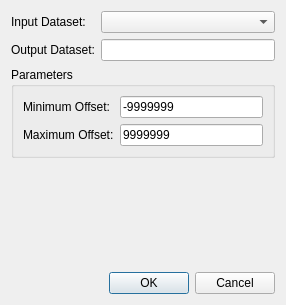
<?xml version="1.0" encoding="UTF-8"?>
<ui version="4.0">
 <class>OffsetStackDialog</class>
 <widget class="QDialog" name="OffsetStackDialog">
  <property name="geometry">
   <rect>
    <x>0</x>
    <y>0</y>
    <width>286</width>
    <height>305</height>
   </rect>
  </property>
  <property name="windowTitle">
   <string>Offset Stack</string>
  </property>
  <layout class="QVBoxLayout" name="verticalLayout">
   <item>
    <layout class="QGridLayout" name="gridLayout_2">
     <item row="0" column="0">
      <widget class="QLabel" name="label_7">
       <property name="text">
        <string>Input Dataset:</string>
       </property>
      </widget>
     </item>
     <item row="0" column="1">
      <widget class="QComboBox" name="cbInputDataset"/>
     </item>
     <item row="1" column="0">
      <widget class="QLabel" name="label_8">
       <property name="text">
        <string>Output Dataset:</string>
       </property>
      </widget>
     </item>
     <item row="1" column="1">
      <widget class="QLineEdit" name="leOutputDataset"/>
     </item>
    </layout>
   </item>
   <item>
    <widget class="QGroupBox" name="groupBox">
     <property name="title">
      <string>Parameters</string>
     </property>
     <layout class="QGridLayout" name="gridLayout">
      <item row="1" column="0">
       <widget class="QLabel" name="label">
        <property name="text">
         <string>Minimum Offset:</string>
        </property>
       </widget>
      </item>
      <item row="2" column="0">
       <widget class="QLabel" name="label_2">
        <property name="text">
         <string>Maximum Offset:</string>
        </property>
       </widget>
      </item>
      <item row="1" column="1">
       <widget class="QLineEdit" name="leMinOffset">
        <property name="text">
         <string>-9999999</string>
        </property>
       </widget>
      </item>
      <item row="2" column="1">
       <widget class="QLineEdit" name="leMaxOffset">
        <property name="text">
         <string>9999999</string>
        </property>
       </widget>
      </item>
     </layout>
    </widget>
   </item>
   <item>
    <spacer name="verticalSpacer">
     <property name="orientation">
      <enum>Qt::Vertical</enum>
     </property>
     <property name="sizeHint" stdset="0">
      <size>
       <width>20</width>
       <height>68</height>
      </size>
     </property>
    </spacer>
   </item>
   <item>
    <widget class="QDialogButtonBox" name="buttonBox">
     <property name="orientation">
      <enum>Qt::Horizontal</enum>
     </property>
     <property name="standardButtons">
      <set>QDialogButtonBox::Cancel|QDialogButtonBox::Ok</set>
     </property>
    </widget>
   </item>
  </layout>
 </widget>
 <resources/>
 <connections>
  <connection>
   <sender>buttonBox</sender>
   <signal>accepted()</signal>
   <receiver>OffsetStackDialog</receiver>
   <slot>accept()</slot>
   <hints>
    <hint type="sourcelabel">
     <x>248</x>
     <y>254</y>
    </hint>
    <hint type="destinationlabel">
     <x>157</x>
     <y>274</y>
    </hint>
   </hints>
  </connection>
  <connection>
   <sender>buttonBox</sender>
   <signal>rejected()</signal>
   <receiver>OffsetStackDialog</receiver>
   <slot>reject()</slot>
   <hints>
    <hint type="sourcelabel">
     <x>316</x>
     <y>260</y>
    </hint>
    <hint type="destinationlabel">
     <x>286</x>
     <y>274</y>
    </hint>
   </hints>
  </connection>
 </connections>
</ui>
